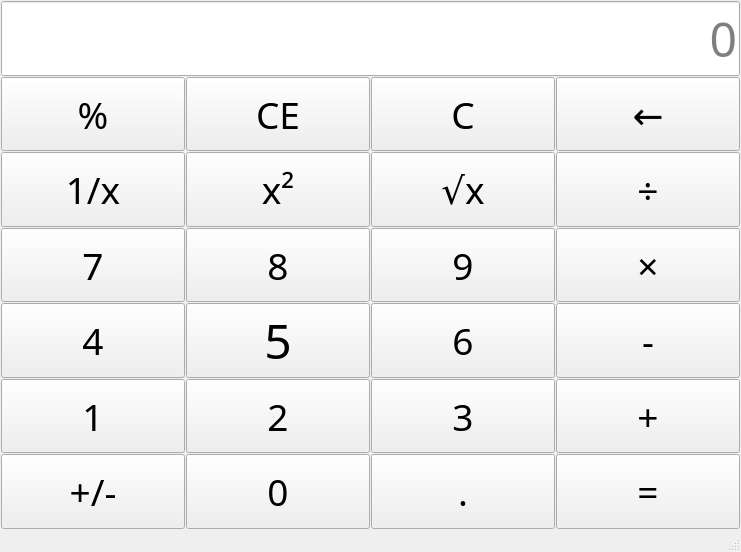
<?xml version="1.0" encoding="UTF-8"?>
<ui version="4.0">
 <class>MainWindow</class>
 <widget class="QMainWindow" name="MainWindow">
  <property name="geometry">
   <rect>
    <x>0</x>
    <y>0</y>
    <width>741</width>
    <height>552</height>
   </rect>
  </property>
  <property name="windowTitle">
   <string>MainWindow</string>
  </property>
  <widget class="QWidget" name="centralwidget">
   <layout class="QVBoxLayout" name="verticalLayout">
    <property name="spacing">
     <number>1</number>
    </property>
    <property name="leftMargin">
     <number>1</number>
    </property>
    <property name="topMargin">
     <number>1</number>
    </property>
    <property name="rightMargin">
     <number>1</number>
    </property>
    <property name="bottomMargin">
     <number>1</number>
    </property>
    <item>
     <layout class="QGridLayout" name="gridLayout">
      <item row="4" column="2">
       <widget class="QPushButton" name="btnNum9">
        <property name="sizePolicy">
         <sizepolicy hsizetype="Minimum" vsizetype="Minimum">
          <horstretch>0</horstretch>
          <verstretch>0</verstretch>
         </sizepolicy>
        </property>
        <property name="font">
         <font>
          <family>云峰静龙行书 常规</family>
          <pointsize>28</pointsize>
         </font>
        </property>
        <property name="text">
         <string>9</string>
        </property>
       </widget>
      </item>
      <item row="7" column="1">
       <widget class="QPushButton" name="btnNum2">
        <property name="sizePolicy">
         <sizepolicy hsizetype="Minimum" vsizetype="Minimum">
          <horstretch>0</horstretch>
          <verstretch>0</verstretch>
         </sizepolicy>
        </property>
        <property name="font">
         <font>
          <family>云峰静龙行书 常规</family>
          <pointsize>28</pointsize>
         </font>
        </property>
        <property name="text">
         <string>2</string>
        </property>
       </widget>
      </item>
      <item row="4" column="3">
       <widget class="QPushButton" name="btnMul">
        <property name="sizePolicy">
         <sizepolicy hsizetype="Minimum" vsizetype="Minimum">
          <horstretch>0</horstretch>
          <verstretch>0</verstretch>
         </sizepolicy>
        </property>
        <property name="font">
         <font>
          <family>云峰静龙行书 常规</family>
          <pointsize>28</pointsize>
         </font>
        </property>
        <property name="text">
         <string>×</string>
        </property>
       </widget>
      </item>
      <item row="8" column="3">
       <widget class="QPushButton" name="btnEq">
        <property name="sizePolicy">
         <sizepolicy hsizetype="Minimum" vsizetype="Minimum">
          <horstretch>0</horstretch>
          <verstretch>0</verstretch>
         </sizepolicy>
        </property>
        <property name="font">
         <font>
          <family>云峰静龙行书 常规</family>
          <pointsize>28</pointsize>
         </font>
        </property>
        <property name="text">
         <string>=</string>
        </property>
       </widget>
      </item>
      <item row="7" column="0">
       <widget class="QPushButton" name="btnNum1">
        <property name="sizePolicy">
         <sizepolicy hsizetype="Minimum" vsizetype="Minimum">
          <horstretch>0</horstretch>
          <verstretch>0</verstretch>
         </sizepolicy>
        </property>
        <property name="font">
         <font>
          <family>云峰静龙行书 常规</family>
          <pointsize>28</pointsize>
         </font>
        </property>
        <property name="text">
         <string>1</string>
        </property>
       </widget>
      </item>
      <item row="2" column="0">
       <widget class="QPushButton" name="btnReserve">
        <property name="sizePolicy">
         <sizepolicy hsizetype="Minimum" vsizetype="Minimum">
          <horstretch>0</horstretch>
          <verstretch>0</verstretch>
         </sizepolicy>
        </property>
        <property name="font">
         <font>
          <family>云峰静龙行书 常规</family>
          <pointsize>28</pointsize>
         </font>
        </property>
        <property name="text">
         <string>1/x</string>
        </property>
       </widget>
      </item>
      <item row="1" column="0">
       <widget class="QPushButton" name="btnPercent">
        <property name="sizePolicy">
         <sizepolicy hsizetype="Minimum" vsizetype="Minimum">
          <horstretch>0</horstretch>
          <verstretch>0</verstretch>
         </sizepolicy>
        </property>
        <property name="font">
         <font>
          <family>云峰静龙行书 常规</family>
          <pointsize>28</pointsize>
         </font>
        </property>
        <property name="text">
         <string>%</string>
        </property>
       </widget>
      </item>
      <item row="8" column="2">
       <widget class="QPushButton" name="btnPoint">
        <property name="sizePolicy">
         <sizepolicy hsizetype="Minimum" vsizetype="Minimum">
          <horstretch>0</horstretch>
          <verstretch>0</verstretch>
         </sizepolicy>
        </property>
        <property name="font">
         <font>
          <family>云峰静龙行书 常规</family>
          <pointsize>28</pointsize>
         </font>
        </property>
        <property name="text">
         <string>.</string>
        </property>
       </widget>
      </item>
      <item row="6" column="3">
       <widget class="QPushButton" name="btnSub">
        <property name="sizePolicy">
         <sizepolicy hsizetype="Minimum" vsizetype="Minimum">
          <horstretch>0</horstretch>
          <verstretch>0</verstretch>
         </sizepolicy>
        </property>
        <property name="font">
         <font>
          <family>云峰静龙行书 常规</family>
          <pointsize>28</pointsize>
         </font>
        </property>
        <property name="text">
         <string>-</string>
        </property>
       </widget>
      </item>
      <item row="2" column="1">
       <widget class="QPushButton" name="btnPow">
        <property name="sizePolicy">
         <sizepolicy hsizetype="Minimum" vsizetype="Minimum">
          <horstretch>0</horstretch>
          <verstretch>0</verstretch>
         </sizepolicy>
        </property>
        <property name="font">
         <font>
          <family>云峰静龙行书 常规</family>
          <pointsize>28</pointsize>
         </font>
        </property>
        <property name="text">
         <string>x²</string>
        </property>
       </widget>
      </item>
      <item row="6" column="1">
       <widget class="QPushButton" name="btnNum5">
        <property name="sizePolicy">
         <sizepolicy hsizetype="Minimum" vsizetype="Minimum">
          <horstretch>0</horstretch>
          <verstretch>0</verstretch>
         </sizepolicy>
        </property>
        <property name="font">
         <font>
          <family>云峰静龙行书 常规</family>
          <pointsize>36</pointsize>
         </font>
        </property>
        <property name="text">
         <string>5</string>
        </property>
       </widget>
      </item>
      <item row="6" column="0">
       <widget class="QPushButton" name="btnNum4">
        <property name="sizePolicy">
         <sizepolicy hsizetype="Minimum" vsizetype="Minimum">
          <horstretch>0</horstretch>
          <verstretch>0</verstretch>
         </sizepolicy>
        </property>
        <property name="font">
         <font>
          <family>云峰静龙行书 常规</family>
          <pointsize>28</pointsize>
         </font>
        </property>
        <property name="text">
         <string>4</string>
        </property>
       </widget>
      </item>
      <item row="4" column="0">
       <widget class="QPushButton" name="btnNum7">
        <property name="sizePolicy">
         <sizepolicy hsizetype="Minimum" vsizetype="Minimum">
          <horstretch>0</horstretch>
          <verstretch>0</verstretch>
         </sizepolicy>
        </property>
        <property name="font">
         <font>
          <family>云峰静龙行书 常规</family>
          <pointsize>28</pointsize>
         </font>
        </property>
        <property name="text">
         <string>7</string>
        </property>
       </widget>
      </item>
      <item row="8" column="0">
       <widget class="QPushButton" name="btnPlusAndNeg">
        <property name="sizePolicy">
         <sizepolicy hsizetype="Minimum" vsizetype="Minimum">
          <horstretch>0</horstretch>
          <verstretch>0</verstretch>
         </sizepolicy>
        </property>
        <property name="font">
         <font>
          <family>云峰静龙行书 常规</family>
          <pointsize>28</pointsize>
         </font>
        </property>
        <property name="text">
         <string>+/-</string>
        </property>
       </widget>
      </item>
      <item row="6" column="2">
       <widget class="QPushButton" name="btnNum6">
        <property name="sizePolicy">
         <sizepolicy hsizetype="Minimum" vsizetype="Minimum">
          <horstretch>0</horstretch>
          <verstretch>0</verstretch>
         </sizepolicy>
        </property>
        <property name="font">
         <font>
          <family>云峰静龙行书 常规</family>
          <pointsize>28</pointsize>
         </font>
        </property>
        <property name="text">
         <string>6</string>
        </property>
       </widget>
      </item>
      <item row="2" column="3">
       <widget class="QPushButton" name="btnDiv">
        <property name="sizePolicy">
         <sizepolicy hsizetype="Minimum" vsizetype="Minimum">
          <horstretch>0</horstretch>
          <verstretch>0</verstretch>
         </sizepolicy>
        </property>
        <property name="font">
         <font>
          <family>云峰静龙行书 常规</family>
          <pointsize>28</pointsize>
         </font>
        </property>
        <property name="text">
         <string>÷</string>
        </property>
       </widget>
      </item>
      <item row="2" column="2">
       <widget class="QPushButton" name="btnSqrt">
        <property name="sizePolicy">
         <sizepolicy hsizetype="Minimum" vsizetype="Minimum">
          <horstretch>0</horstretch>
          <verstretch>0</verstretch>
         </sizepolicy>
        </property>
        <property name="font">
         <font>
          <family>云峰静龙行书 常规</family>
          <pointsize>28</pointsize>
         </font>
        </property>
        <property name="text">
         <string>√x</string>
        </property>
       </widget>
      </item>
      <item row="7" column="2">
       <widget class="QPushButton" name="btnNum3">
        <property name="sizePolicy">
         <sizepolicy hsizetype="Minimum" vsizetype="Minimum">
          <horstretch>0</horstretch>
          <verstretch>0</verstretch>
         </sizepolicy>
        </property>
        <property name="font">
         <font>
          <family>云峰静龙行书 常规</family>
          <pointsize>28</pointsize>
         </font>
        </property>
        <property name="text">
         <string>3</string>
        </property>
       </widget>
      </item>
      <item row="8" column="1">
       <widget class="QPushButton" name="btnNum0">
        <property name="sizePolicy">
         <sizepolicy hsizetype="Minimum" vsizetype="Minimum">
          <horstretch>0</horstretch>
          <verstretch>0</verstretch>
         </sizepolicy>
        </property>
        <property name="font">
         <font>
          <family>云峰静龙行书 常规</family>
          <pointsize>28</pointsize>
         </font>
        </property>
        <property name="text">
         <string>0</string>
        </property>
       </widget>
      </item>
      <item row="1" column="2">
       <widget class="QPushButton" name="btnC">
        <property name="sizePolicy">
         <sizepolicy hsizetype="Minimum" vsizetype="Minimum">
          <horstretch>0</horstretch>
          <verstretch>0</verstretch>
         </sizepolicy>
        </property>
        <property name="font">
         <font>
          <family>云峰静龙行书 常规</family>
          <pointsize>28</pointsize>
         </font>
        </property>
        <property name="text">
         <string>C</string>
        </property>
       </widget>
      </item>
      <item row="1" column="3">
       <widget class="QPushButton" name="btnDel">
        <property name="sizePolicy">
         <sizepolicy hsizetype="Minimum" vsizetype="Minimum">
          <horstretch>0</horstretch>
          <verstretch>0</verstretch>
         </sizepolicy>
        </property>
        <property name="font">
         <font>
          <family>云峰静龙行书 常规</family>
          <pointsize>28</pointsize>
         </font>
        </property>
        <property name="text">
         <string>←</string>
        </property>
       </widget>
      </item>
      <item row="7" column="3">
       <widget class="QPushButton" name="btnPlus">
        <property name="sizePolicy">
         <sizepolicy hsizetype="Minimum" vsizetype="Minimum">
          <horstretch>0</horstretch>
          <verstretch>0</verstretch>
         </sizepolicy>
        </property>
        <property name="font">
         <font>
          <family>云峰静龙行书 常规</family>
          <pointsize>28</pointsize>
         </font>
        </property>
        <property name="text">
         <string>+</string>
        </property>
       </widget>
      </item>
      <item row="0" column="0" colspan="4">
       <widget class="QLineEdit" name="lineEdit">
        <property name="sizePolicy">
         <sizepolicy hsizetype="Expanding" vsizetype="Preferred">
          <horstretch>0</horstretch>
          <verstretch>0</verstretch>
         </sizepolicy>
        </property>
        <property name="font">
         <font>
          <family>等线 Light</family>
          <pointsize>36</pointsize>
         </font>
        </property>
        <property name="text">
         <string/>
        </property>
        <property name="maxLength">
         <number>20</number>
        </property>
        <property name="echoMode">
         <enum>QLineEdit::Normal</enum>
        </property>
        <property name="alignment">
         <set>Qt::AlignRight|Qt::AlignTrailing|Qt::AlignVCenter</set>
        </property>
        <property name="placeholderText">
         <string>0</string>
        </property>
       </widget>
      </item>
      <item row="1" column="1">
       <widget class="QPushButton" name="btnCE">
        <property name="sizePolicy">
         <sizepolicy hsizetype="Minimum" vsizetype="Minimum">
          <horstretch>0</horstretch>
          <verstretch>0</verstretch>
         </sizepolicy>
        </property>
        <property name="font">
         <font>
          <family>云峰静龙行书 常规</family>
          <pointsize>28</pointsize>
         </font>
        </property>
        <property name="text">
         <string>CE</string>
        </property>
       </widget>
      </item>
      <item row="4" column="1">
       <widget class="QPushButton" name="btnNum8">
        <property name="sizePolicy">
         <sizepolicy hsizetype="Minimum" vsizetype="Minimum">
          <horstretch>0</horstretch>
          <verstretch>0</verstretch>
         </sizepolicy>
        </property>
        <property name="font">
         <font>
          <family>云峰静龙行书 常规</family>
          <pointsize>28</pointsize>
         </font>
        </property>
        <property name="text">
         <string>8</string>
        </property>
       </widget>
      </item>
     </layout>
    </item>
   </layout>
  </widget>
  <widget class="QMenuBar" name="menubar">
   <property name="geometry">
    <rect>
     <x>0</x>
     <y>0</y>
     <width>741</width>
     <height>22</height>
    </rect>
   </property>
  </widget>
  <widget class="QStatusBar" name="statusbar"/>
 </widget>
 <resources/>
 <connections/>
</ui>
